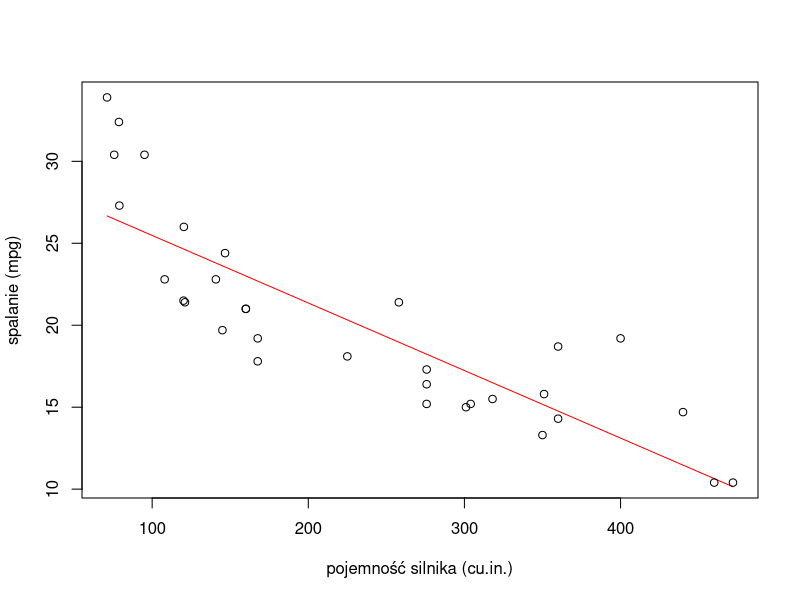
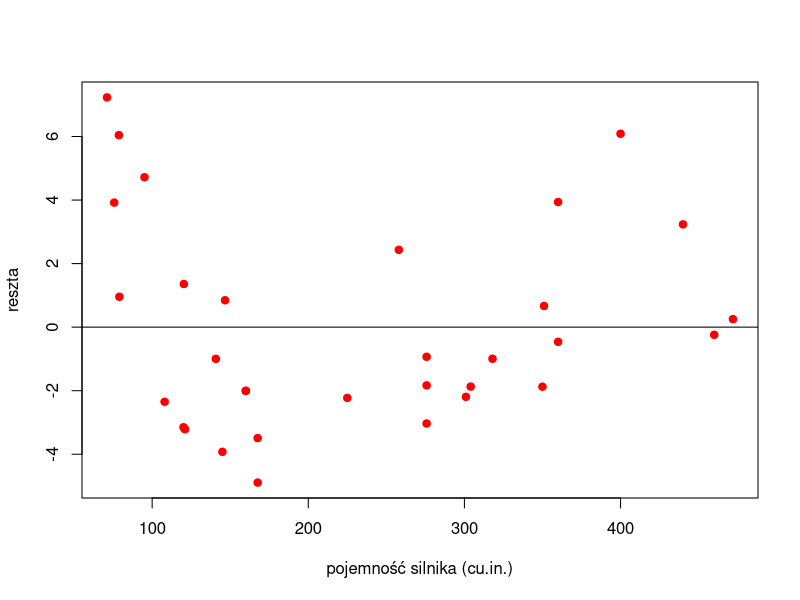

Here is the R script that generated these plots, in order:
## ---- chunk 1
data(mtcars)

#dopasowujemy model liniowy zależności spalania (zmienna objaśniana) od objętości silnika
fit.mpg.disp<-lm(mpg~disp, data=mtcars)

#podsumowanie wyników estymacji
summary(fit.mpg.disp)
## ---- chunk 2
#dla wygody przypiszemy odpowiednie zmienne do x i y
x<-mtcars$disp
y<-mtcars$mpg
#model regresji dla x i y
fit.lm<-lm(y~x)

#współczynniki
beta0<-coef(fit.lm)[1]
beta1<-coef(fit.lm)[2]

#prosta regresji
curve(beta0+beta1*x, from = min(x), to = max(x), col='red', ylim=c(min(y), max(y)),
      xlab='pojemność silnika (cu.in.)', ylab='spalanie (mpg)')
points(x,y)

## ---- chunk 3
#tworzymy wektor reszt z modelu
res.lm<-resid(fit.lm)

#wykres
plot(x, res.lm,  xlab='pojemność silnika (cu.in.)', ylab='reszta', pch=19, col='red')
abline(h=0)
## ---- chunk 4
#dopasowujemy model bez zmiennej x
fit.0<-lm(y~1)

#przeprowadzamy trst anova dla fit.lm i fit.0
anova(fit.lm, fit.0)
## ---- chunk 5
#dopasowujemy model z beta0=0
fit.1<-lm(y~x-1)

#przeprowadzamy trst anova dla fit.lm i fit.1
anova(fit.lm, fit.1)
